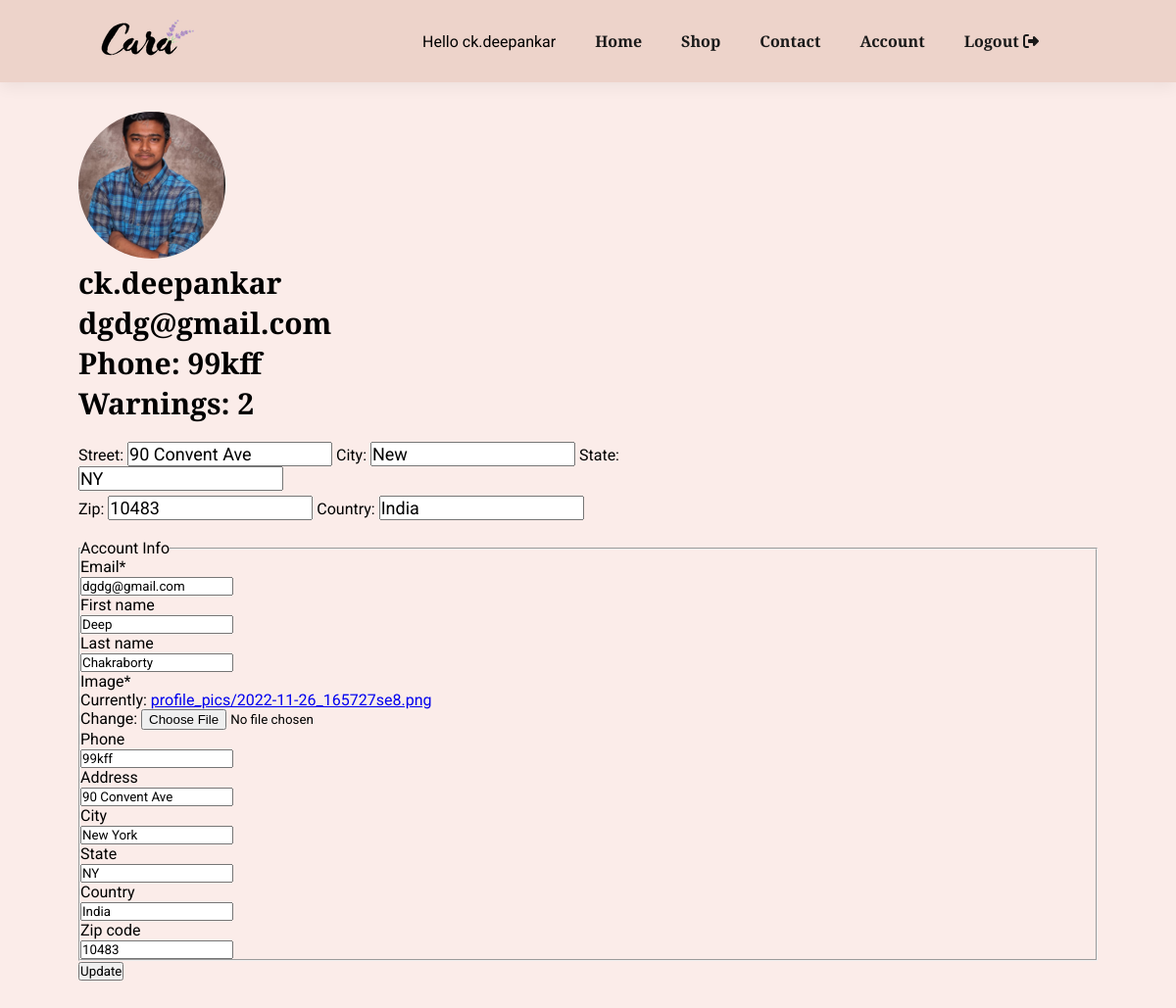
/account/ (signed in), run on the app's committed database.
### users/models.py (models this page shows, shortened)
class Account(models.Model):
    user = models.OneToOneField(User, on_delete=models.CASCADE)
    first_name = models.CharField(null=True,blank=True, max_length=150)
    last_name = models.CharField(null=True,blank=True, max_length=150)
    image = models.ImageField(default='profile_pics/default.jpg', upload_to= get_file_path)
    phone = models.CharField(null=True,blank=True, max_length=50)
    address = models.CharField(null=True,blank=True, max_length=150)
    city = models.CharField(null=True,blank=True, max_length=80)
    state = models.CharField(null=True,blank=True, max_length= 80)
    country = models.CharField(null=True,blank=True, max_length=80)
    zip_code = models.CharField(null=True,blank=True, max_length=50)
    created_at = models.DateField(auto_now_add=True)
    warnings = models.IntegerField(default=0)

### users/views.py (the view)
# urls.py: path('account/', user_views.account, name='account'),
@login_required
def account(request):
    if(request.method == 'POST'):
        u_form = UserUpdateForm(request.POST, instance=request.user)
        p_form = AccountUpdateForm(request.POST, request.FILES, instance=request.user.account)
        if(u_form.is_valid() and p_form.is_valid()):
            u_form.save()
            p_form.save()
            messages.success(request, f'Your Account has been updated')
            return redirect('account')
        else:
            messages.success(request, f'Something is Wrong!!')
    else:
        u_form = UserUpdateForm(instance=request.user)
        p_form = AccountUpdateForm(instance=request.user.account)
    context = {
        'u_form' : u_form,
        'p_form' : p_form
    }
    return render(request, 'users/account.html', context)

### users/forms.py
class UserUpdateForm(forms.ModelForm):
    email = forms.EmailField()
    class Meta:
        model = User
        fields = ['email']

class AccountUpdateForm(forms.ModelForm):
    class Meta:
        model = Account
        fields = ['first_name', 'last_name', 'image', 'phone', 'address', 'city', 'state', 'country', 'zip_code']

### users/templates/users/account.html (shortened to what this page needs)
{% extends "store/base.html" %}
{% load static %}
{% load crispy_forms_tags %}
{% block content %}
    <div class="section-p1">
        <img src="{{ user.account.image.url }}" style="height: 150px; width: 150px; border-radius:50%; object-fit:cover; ">
        <h3> {{ user.username }} </h3>
        <h3> {{ user.email }} </h3>
        <h3>Phone:
            {% if user.account.phone %}
                {{ user.account.phone }}
            {% endif %}
        </h3>
        <h3>Warnings: {{ user.account.warnings }}</h3>
        <br>
        <div class="form-group">
            <div class="form-group-1">
                <label for="street"> Street: </label>
                <input type="text"
                    class="form-control ac_cell"
                    id="street"
                    placeholder="Street" value = "{{ user.account.address }}">
                <label for="inputCity">City: </label>
                <input type="city"
                    class="form-control ac_cell"
                    id="inputCity"
                    placeholder="City" value = {{ user.account.city }}>
                <label for="inputState"> State:</label>
                <input type="state"
                class="form-control ac_cell"
                id="inputState"
                placeholder="State" value = {{ user.account.state }}>
           </div>
          <div class="form-group-2">
                <label for="inputZip">Zip:</label>
                <input type="zip"
                    class="form-control ac_cell"
                    id="inputZip"
                    placeholder="Zip" value = {{ user.account.zip_code }}>
                <label for="inputCounty"> Country:</label>
                <input type="county"
                        class="form-control ac_cell"
                        id="inputCounty"
                        placeholder="County" value ={{ user.account.country }} >
            </div>
        </div>
        <br>
        <form method="POST" enctype="multipart/form-data">
            <fieldset>
                <legend> Account Info</legend>
                {{ u_form | crispy }}
                {{ p_form | crispy }}
            </fieldset>
            <button type="submit"> Update  </button>
        </form>
{% endblock content %}

### store/templates/store/base.html (shortened to what this page needs)
{% load static %}
<!DOCTYPE html>
<html>
    <head>
        <link rel="stylesheet" href="https://cdnjs.cloudflare.com/ajax/libs/font-awesome/6.1.1/css/all.css"/>
        <link href='https://css.gg/shopping-bag.css' rel='stylesheet'>
        <link rel="stylesheet" href="https://cdnjs.cloudflare.com/ajax/libs/font-awesome/4.7.0/css/font-awesome.min.css">
        <link rel="stylesheet" href="{% static 'store/store_styles.css' %}">
        <link rel="stylesheet" href="{% static 'store/category_styles.css' %}">
        <link rel="stylesheet" href="{% static 'store/products_details_styles.css' %}">
        <link rel="stylesheet" href="{% static 'store/cart_styles.css' %}">
        <link rel="stylesheet" href="{% static 'store/account_styles.css' %}">
        <link rel="stylesheet" href="{% static 'store/checkOut_styles.css' %}">
        <link rel="stylesheet" href="//cdn.jsdelivr.net/npm/alertifyjs@1.13.1/build/css/alertify.min.css"/>
        <link rel="stylesheet" href="//cdn.jsdelivr.net/npm/alertifyjs@1.13.1/build/css/themes/default.min.css"/>
    </head>
    <body>
        <section id="header">
            <a href="{% url 'store-home' %}"><img src="{% static 'store/media/logo.png' %}" class="logo"></a>
            <div>
                <ul id="navbar">
                    <li> Hello {{ user.username }} </li>
                    <li><a href="{% url 'store-home' %}"  class="{% if request.resolver_match.url_name == 'store-home' %}active{% endif %}">Home</a></li>
                    <li><a href="{% url 'store-categories' %}" class="{% if request.resolver_match.url_name == 'store-categories' %}active{% endif %}">Shop</a></li>
                    <li><a href="#">Contact</a></li>
                    {% if user.is_authenticated %}
                    <li><a href=" {% url 'account' %}" class="{% if request.resolver_match.url_name == 'profile' %}active{% endif %}">Account</a></li>
                    <li><a href="{% url 'logout' %}">Logout <i class="fas fa-sign-out-alt"></i></a></li>
                    {% endif %}
                </ul>
            </div>
        </section>
        {% block content %}
        {% endblock content %}
    </body>
</html>

### store/static/store/store_styles.css (style rules this page uses)
* { margin: 0; padding: 0; box-sizing: border-box; font-family: 'Josefin Slab', 'Roboto', sans-serif; }
:root { --main-bg-color: #ebcfc4d2; --body-bg-color: #f5d1c866; }
body { width: 100%; background-color: var(--body-bg-color); }
h3 { font-size: 30px; }
.section-p1 { padding: 30px 80px; }
#header { display: flex; align-items: center; justify-content: space-between; padding: 20px 80px; background-color: var(--main-bg-color); box-shadow: 0px 5px 15px rgba(0,0,0,0.06); z-index: 300; position: sticky; top: 0; left: 0; }
#navbar { display: flex; justify-content: center; align-items: center; }
#navbar li { list-style: none; padding: 0px 20px; position: relative; }
#navbar li a { text-decoration: none; font-size: 16px; font-weight: 600; color: #1a1a1a; transition: 0.3s ease; }

### store/static/store/cart_styles.css (style rules this page uses)
.logo { padding: 0 20px; }

### store/static/store/account_styles.css (style rules this page uses)
.form-group { display: flex; width: 65%; flex-direction: column; align-content: stretch; }
.ac_cell { font-size: 18px; }
.form-group-2 { margin-top: 5px; }

### data on the page
Account: first_name "Deep", last_name "Chakraborty", phone "99kff", address "90 Convent Ave", city "New York", state "NY", country "India", zip_code "10483"

### other printed values
{{ user.username }} "ck.deepankar"
{{ user.email }} "dgdg@gmail.com"
{{ user.account.phone }} "99kff"
{{ user.account.warnings }} "2"
